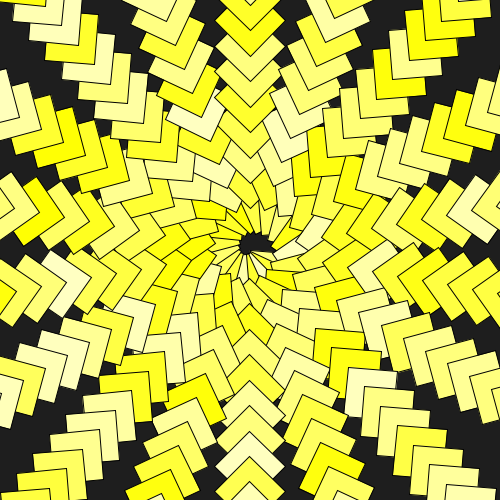
Frame 1 (no input)
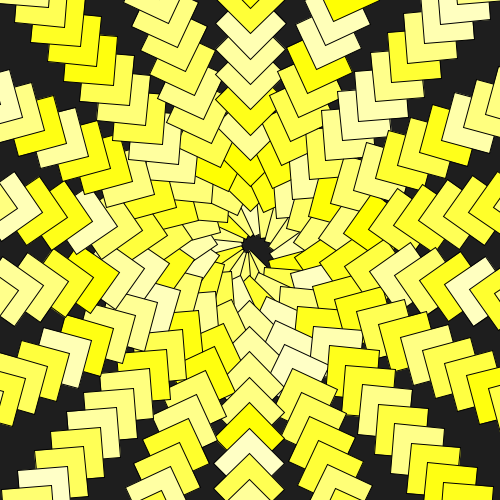
Frame 60 (the mouse pressed at the canvas centre just before this capture)
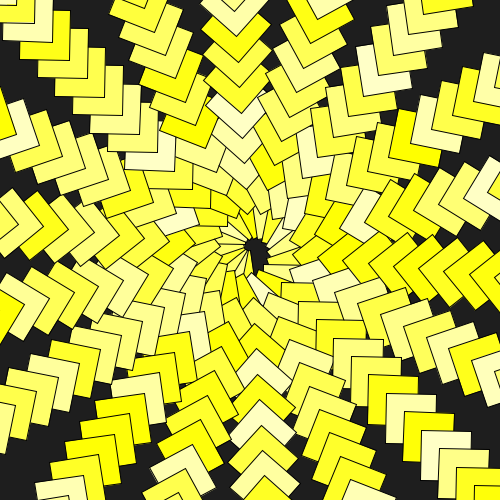
Frame 120 (the mouse held since frame 60 and released just before this capture)

The Processing sketch that drew these frames (run headless with seeded random() and noise(); from frame 60 on, the mouse is pressed at the canvas centre):

// Processing sketch: processing_60464
// ── processing_60464.pde

void setup() {
  size(500, 500);
  background(0);
  smooth();
 
}


void draw() {
   float speed = 0.1;
  //noStroke();
  background(30);
  translate(width/2, height/2);
  
  rotate ( millis() / 1000.0 * TWO_PI  * speed);
  speed = speed + 0.5;
  
  
  for (int i=0; i<width; i++){
    
    fill(255, 255, random(200));
    rect(i, i, 50, 50);
    rotate(radians(20));
    
  }
  for ( int t=0; t<360; t++){
    rotate(radians(t));
    //if (t == 359){
    //  t = 0;
   // }
    
      
  }
}
